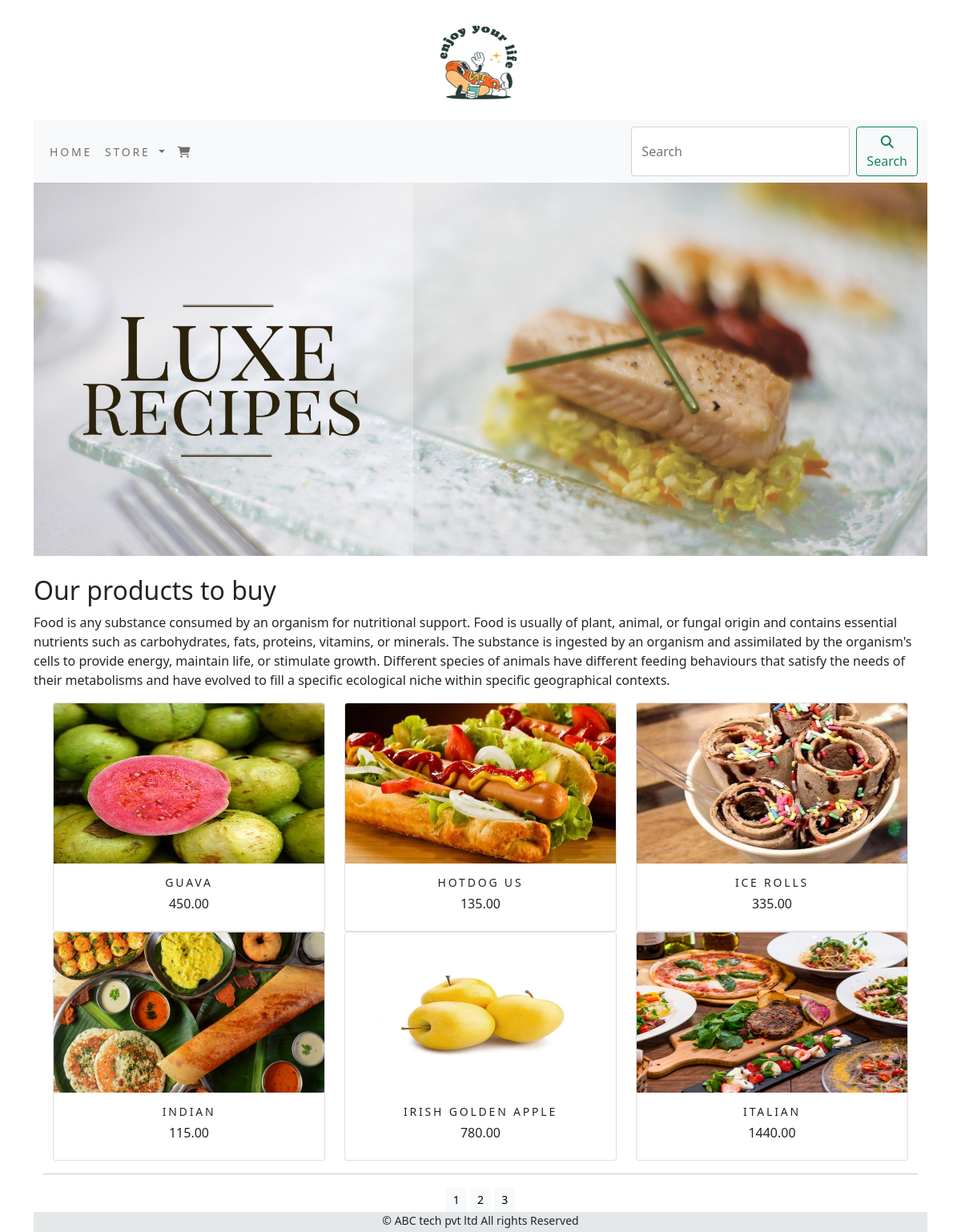
Screenshot of /shop/?page=2 with the database file from the repository.
### shop/models.py (models this page shows, shortened)
class Product(models.Model):
    name=models.TextField(max_length=250,unique=True)
    slug=models.SlugField(max_length=250,unique=True)
    description=models.TextField(blank=True)
    price=models.DecimalField(max_digits=10,decimal_places=2)
    category=models.ForeignKey(category,on_delete=models.CASCADE)
    image=models.ImageField(upload_to='product',blank=True)
    stock=models.IntegerField()
    available=models.BooleanField(default=True)
    created=models.DateTimeField(auto_now_add=True)
    updated=models.DateTimeField(auto_now=True)
    def get_url(self):
        return reverse('shop:prodcatdetail',args=[self.category.slug,self.slug])
    class Meta:
        ordering=('name',)
        verbose_name='product'
        verbose_name_plural='products'

### shop/views.py (the view)
# urls.py: path('', views.allprodcat, name="allprodcat"),
def allprodcat(request,c_slug=None):
    c_page=None
    product_list=None
    if c_slug!= None:
        c_page= get_object_or_404(category,slug=c_slug)
        product_list= Product.objects.all().filter(category=c_page,available=True)
    else:
        product_list=Product.objects.all().filter(available=True)
    paginator=Paginator(product_list,6)
    try:
        page=int(request.GET.get('page','1'))
    except:
        page = 1
    try:
        products=paginator.page(page)
    except (EmptyPage, InvalidPage):
        products=paginator.page(paginator.num_pages)
    return render(request,"category.html", {'category':c_page,'products':products})

### cart/context_processors.py (called while the page is built)
def counter(request):
    item_count= 0
    if 'admin' in request.path:
        return {}
    else:
        try:
            cart=Cart.objects.filter(cart_id=_cart_id(request))
            car_item=Cartitem.objects.all().filter(cart=cart[:1])
            for cart_item in car_item:
                item_count += cart_item.quantity
        except Cart.DoesNotExist:
            item_count= 0
    return dict(item_count=item_count)

### cart/views.py (called while the page is built)
def _cart_id(request):
    cart=request.session.session_key
    if not cart:
        cart=request.session.create()
        return cart

### shop/context_processors.py (called while the page is built)
def menu_links(request):
    links=category.objects.all()
    return dict(links=links)

### shop/models.py (called while the page is built)
    def get_url(self):
        return reverse('shop:prod_by_cat', args=[self.slug])

### templates/category.html (shortened to what this page needs)
{% extends 'base.html' %}
{% load static %}
{% block content %}
<div class="mx_auto">
    {% if category %}
    <img class="my_image" src="{{category.image.url}}" width="100%" height="250px" alt="{{category.name}}">
</div>
<br>
<div>
    <h2 class="text-center my_title">{{category.name}}</h2>
    <p class="text-justify">{{category.description}}</p>
</div>
    {% else %}
        <div>
            <img class="my_image" src="{% static 'img/banner.png' %}" alt="our products" width="1116px">
        </div>
<br>
<div>
    <h2 class="text-align:center my_title"> Our products to buy</h2>
    <p class="text-justify my_p">Food is any substance consumed by an organism for nutritional support.
        Food is usually of plant, animal, or fungal origin and contains essential nutrients such as carbohydrates,
        fats, proteins, vitamins, or minerals. The substance is ingested by an organism and assimilated by the
        organism's cells to provide energy, maintain life, or stimulate growth. Different species of animals have
        different feeding behaviours that satisfy the needs of their metabolisms and have evolved to fill a specific
        ecological niche within specific geographical contexts.</p>
</div>
{% endif %}
<div class="container">
    <div class="row mx-auto">
        {% for product in products.object_list %}
            <div class="my_bottom_margin col-9 col-sm-12 col-md-4 col-lg-4">
                <div class="card text-center" style="min-width:18rem;">
                    <a href="{{product.get_url}}"><img class="card-img-top my_image" src="{{product.image.url}}" width="250px" height="200px" alt="{{product.name}}"></a>
                <div class="card-body">
                <h5>{{product.name}}</h5>
                <h6>{{product.price}}</h6>
              </div>
            </div>
        </div>
        {% endfor %}
    </div>
    <div class="mx_auto">
        {% if products.paginator.num_pages > 1 %}
        <hr>
        <div class="text-center">
            {% for pg in products.paginator.page_range %}
            <a href="?page={{pg}}" class="btn btn-light btn-sm {% if products.number == pg %} active {% endif %}">{{pg}}</a>
            {% endfor %}
        </div>
        {% endif %}
    </div>
</div>
{% endblock %}

### static/css/custom.css (style rules this page uses)
body { font-family: 'Source Sans 3', sans-serif; }
.my_image { width:100% height:auto }
.my_bottom_margin { bottom-margin:10px; }
.card-body h5 { font-size:14px; text-transform:uppercase; letter-spacing:.2em; }

### rows the page displays
Product: image (picture), name "GUAVA", price "450.00"
Product: image (picture), name "HOTDOG US", price "135.00"
Product: image (picture), name "ICE ROLLS", price "335.00"
Product: image (picture), name "INDIAN", price "115.00"
Product: image (picture), name "IRISH GOLDEN APPLE", price "780.00"
Product: image (picture), name "ITALIAN", price "1440.00"

### other values shown
{{ pg }} "1" "2" "3"
